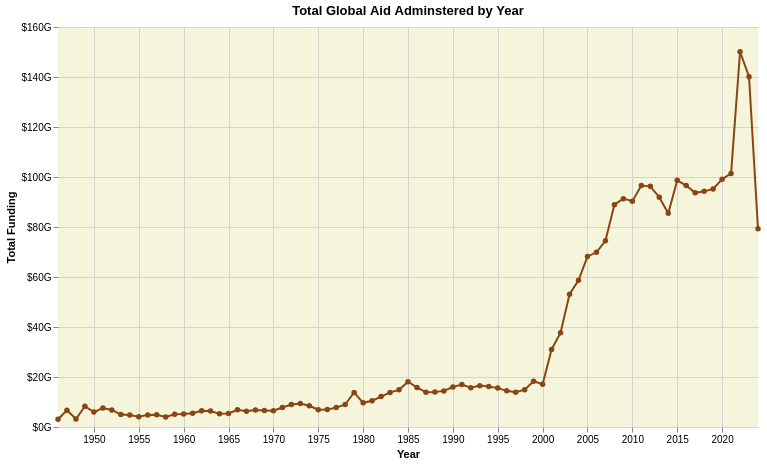

Notebook source saved alongside this figure:
### Code cell
# Convert year to integer
aid_plot['Fiscal Year'] = aid_plot['Fiscal Year'].astype(int)

# 1️⃣ Create numeric input fields for start and end year
year_start = alt.param(
    name="year_start", value=1946, bind=alt.binding(input="number", name="Start Year:")
)
year_end = alt.param(
    name="year_end", value=2025, bind=alt.binding(input="number", name="End Year:")
)

# 2️⃣ Base chart with input parameters
base = alt.Chart(aid_plot).add_params(year_start, year_end).properties(
    background="transparent"
)

# 3️⃣ Main chart updated to line plot instead of bars
main_chart = base.mark_line(
    color="saddlebrown",
    point=alt.OverlayMarkDef(color="saddlebrown")
).encode(
    x=alt.X('Fiscal Year:Q', title='Year', scale=alt.Scale(nice=False), axis=alt.Axis(format='d')),
    y=alt.Y('total_funding:Q', title='Total Funding', axis=alt.Axis(format='$~s')),
    tooltip=[
        alt.Tooltip('Fiscal Year:Q', title='Year'),
        alt.Tooltip('top_purpose:N', title='Top Purpose'),
        alt.Tooltip('total_funding:Q', title='Total Funding', format='$,.2f') 
    ]
).transform_filter(
    (alt.datum["Fiscal Year"] >= year_start) & (alt.datum["Fiscal Year"] <= year_end)
).properties(
    width=700,
    height=400,
    title="Total Global Aid Adminstered by Year"
).configure_view(
    stroke=None,
    fill='beige'
).configure_axis(
    domainColor="transparent",
    gridColor="lightgray"
)

main_chart.save('Total USAID by Year (interactive line).html')

main_chart

### Figure 1 — Vega-Lite specification as saved in the notebook (floating-point values rounded to 4 significant figures)
{"config": {"view": {"continuousWidth": 300, "continuousHeight": 300, "fill": "beige", "stroke": null}, "axis": {"domainColor": "transparent", "gridColor": "lightgray"}}, "data": {"name": "data-ffa486b071ab8dade315b78f704e9289"}, "mark": {"type": "line", "color": "saddlebrown", "point": {"color": "saddlebrown"}}, "background": "transparent", "encoding": {"tooltip": [{"field": "Fiscal Year", "title": "Year", "type": "quantitative"}, {"field": "top_purpose", "title": "Top Purpose", "type": "nominal"}, {"field": "total_funding", "format": "$,.2f", "title": "Total Funding", "type": "quantitative"}], "x": {"axis": {"format": "d"}, "field": "Fiscal Year", "scale": {"nice": false}, "title": "Year", "type": "quantitative"}, "y": {"axis": {"format": "$~s"}, "field": "total_funding", "title": "Total Funding", "type": "quantitative"}}, "height": 400, "params": [{"name": "year_start", "bind": {"input": "number", "name": "Start Year:"}, "value": 1946}, {"name": "year_end", "bind": {"input": "number", "name": "End Year:"}, "value": 2025}], "title": "Total Global Aid Adminstered by Year", "transform": [{"filter": "((datum['Fiscal Year'] >= year_start) && (datum['Fiscal Year'] <= year_end))"}], "width": 700, "$schema": "https://vega.github.io/schema/vega-lite/v5.20.1.json", "datasets": {"data-ffa486b071ab8dade315b78f704e9289": [{"Fiscal Year": 1946, "total_funding": 3075702000, "top_purpose": "Multisector aid"}, {"Fiscal Year": 1947, "total_funding": 6708001000, "top_purpose": "Multisector aid"}, {"Fiscal Year": 1948, "total_funding": 3179504000, "top_purpose": "Multisector aid"}, {"Fiscal Year": 1949, "total_funding": 8300704000, "top_purpose": "Multisector aid"}, {"Fiscal Year": 1950, "total_funding": 5971296000, "top_purpose": "Multisector aid"}, {"Fiscal Year": 1951, "total_funding": 7612560000, "top_purpose": "Multisector aid"}, {"Fiscal Year": 1952, "total_funding": 6813953000, "top_purpose": "Multisector aid"}, {"Fiscal Year": 1953, "total_funding": 4979870000, "top_purpose": "Multisector aid"}, {"Fiscal Year": 1954, "total_funding": 4767778000, "top_purpose": "Multisector aid"}, {"Fiscal Year": 1955, "total_funding": 4097382000, "top_purpose": "Multisector aid"}, {"Fiscal Year": 1956, "total_funding": 4847691000, "top_purpose": "Multisector aid"}, {"Fiscal Year": 1957, "total_funding": 4871415000, "top_purpose": "Multisector aid"}, {"Fiscal Year": 1958, "total_funding": 4014661000, "top_purpose": "Multisector aid"}, {"Fiscal Year": 1959, "total_funding": 5074241000, "top_purpose": "Multisector aid"}, {"Fiscal Year": 1960, "total_funding": 5218274000, "top_purpose": "Multisector aid"}, {"Fiscal Year": 1961, "total_funding": 5480911000, "top_purpose": "Multisector aid"}, {"Fiscal Year": 1962, "total_funding": 6532295000, "top_purpose": "Multisector aid"}, {"Fiscal Year": 1963, "total_funding": 6384723000, "top_purpose": "Multisector aid"}, {"Fiscal Year": 1964, "total_funding": 5265148000, "top_purpose": "Multisector aid"}, {"Fiscal Year": 1965, "total_funding": 5420680000, "top_purpose": "Multisector aid"}, {"Fiscal Year": 1966, "total_funding": 6904358000, "top_purpose": "Multisector aid"}, {"Fiscal Year": 1967, "total_funding": 6339162000, "top_purpose": "Multisector aid"}, {"Fiscal Year": 1968, "total_funding": 6757250000, "top_purpose": "Multisector aid"}, {"Fiscal Year": 1969, "total_funding": 6639256000, "top_purpose": "Multisector aid"}, {"Fiscal Year": 1970, "total_funding": 6513214000, "top_purpose": "Multisector aid"}, {"Fiscal Year": 1971, "total_funding": 7792876000, "top_purpose": "Multisector aid"}, {"Fiscal Year": 1972, "total_funding": 8986908000, "top_purpose": "Multisector aid"}, {"Fiscal Year": 1973, "total_funding": 9428685000, "top_purpose": "Multisector aid"}, {"Fiscal Year": 1974, "total_funding": 8479202000, "top_purpose": "Multisector aid"}, {"Fiscal Year": 1975, "total_funding": 6886787000, "top_purpose": "Multisector aid"}, {"Fiscal Year": 1976, "total_funding": 7006334000, "top_purpose": "Multisector aid"}, {"Fiscal Year": 1977, "total_funding": 7756101000, "top_purpose": "Multisector aid"}, {"Fiscal Year": 1978, "total_funding": 8999414000, "top_purpose": "Multisector aid"}, {"Fiscal Year": 1979, "total_funding": 13837318000, "top_purpose": "Multisector aid"}, {"Fiscal Year": 1980, "total_funding": 9681780000, "top_purpose": "Multisector aid"}, {"Fiscal Year": 1981, "total_funding": 10517411000, "top_purpose": "Multisector aid"}, {"Fiscal Year": 1982, "total_funding": 12166665000, "top_purpose": "Multisector aid"}, {"Fiscal Year": 1983, "total_funding": 13836455000, "top_purpose": "Multisector aid"}, {"Fiscal Year": 1984, "total_funding": 14864489000, "top_purpose": "Multisector aid"}, {"Fiscal Year": 1985, "total_funding": 18106876000, "top_purpose": "Multisector aid"}, {"Fiscal Year": 1986, "total_funding": 15815716000, "top_purpose": "Multisector aid"}, {"Fiscal Year": 1987, "total_funding": 13872898000, "top_purpose": "Multisector aid"}, {"Fiscal Year": 1988, "total_funding": 13963153000, "top_purpose": "Multisector aid"}, {"Fiscal Year": 1989, "total_funding": 14443414000, "top_purpose": "Multisector aid"}, {"Fiscal Year": 1990, "total_funding": 16002892763, "top_purpose": "Multisector aid"}, {"Fiscal Year": 1991, "total_funding": 16959737549, "top_purpose": "Multisector aid"}, {"Fiscal Year": 1992, "total_funding": 15725968425, "top_purpose": "Food Assistance"}, {"Fiscal Year": 1993, "total_funding": 16549513930, "top_purpose": "Food Assistance"}, {"Fiscal Year": 1994, "total_funding": 16202682387, "top_purpose": "Food Assistance"}, {"Fiscal Year": 1995, "total_funding": 15555497616, "top_purpose": "Food Assistance"}, {"Fiscal Year": 1996, "total_funding": 14457039252, "top_purpose": "Food Assistance"}, {"Fiscal Year": 1997, "total_funding": 13909513423, "top_purpose": "Food Assistance"}, {"Fiscal Year": 1998, "total_funding": 14922848713, "top_purpose": "Food Assistance"}, {"Fiscal Year": 1999, "total_funding": 18317913050, "top_purpose": "Food Assistance"}, {"Fiscal Year": 2000, "total_funding": 17106134194, "top_purpose": "Food Assistance"}, {"Fiscal Year": 2001, "total_funding": 31004828378, "top_purpose": "Food Assistance"}, {"Fiscal Year": 2002, "total_funding": 37706576981, "top_purpose": "Operating Expenses"}, {"Fiscal Year": 2003, "total_funding": 53119119141, "top_purpose": "Operating Expenses"}, {"Fiscal Year": 2004, "total_funding": 58664569658, "top_purpose": "Operating Expenses"}, {"Fiscal Year": 2005, "total_funding": 68236293453, "top_purpose": "Operating Expenses"}, {"Fiscal Year": 2006, "total_funding": 69881632936, "top_purpose": "Operating Expenses"}, {"Fiscal Year": 2007, "total_funding": 74497722506, "top_purpose": "Operating Expenses"}, {"Fiscal Year": 2008, "total_funding": 88918282074, "top_purpose": "Operating Expenses"}, {"Fiscal Year": 2009, "total_funding": 91340753081, "top_purpose": "Operating Expenses"}, {"Fiscal Year": 2010, "total_funding": 90329251874, "top_purpose": "Operating Expenses"}, {"Fiscal Year": 2011, "total_funding": 96566529976, "top_purpose": "Operating Expenses"}, {"Fiscal Year": 2012, "total_funding": 96260285040, "top_purpose": "Operating Expenses"}, {"Fiscal Year": 2013, "total_funding": 91915463166, "top_purpose": "Operating Expenses"}, {"Fiscal Year": 2014, "total_funding": 85474981564, "top_purpose": "Operating Expenses"}, {"Fiscal Year": 2015, "total_funding": 98689897282, "top_purpose": "Operating Expenses"}, {"Fiscal Year": 2016, "total_funding": 96567472252, "top_purpose": "Operating Expenses"}, {"Fiscal Year": 2017, "total_funding": 93658277032, "top_purpose": "Operating Expenses"}, {"Fiscal Year": 2018, "total_funding": 94258182402, "top_purpose": "Operating Expenses"}, {"Fiscal Year": 2019, "total_funding": 95241955093, "top_purpose": "Operating Expenses"}, {"Fiscal Year": 2020, "total_funding": 99096704873, "top_purpose": "Operating Expenses"}, {"Fiscal Year": 2021, "total_funding": 101417030775, "top_purpose": "Operating Expenses"}, {"Fiscal Year": 2022, "total_funding": 150109588130, "top_purpose": "Operating Expenses"}, {"Fiscal Year": 2023, "total_funding": 140128685701, "top_purpose": "Operating Expenses"}, {"Fiscal Year": 2024, "total_funding": 79309172088, "top_purpose": "Operating Expenses"}]}}
